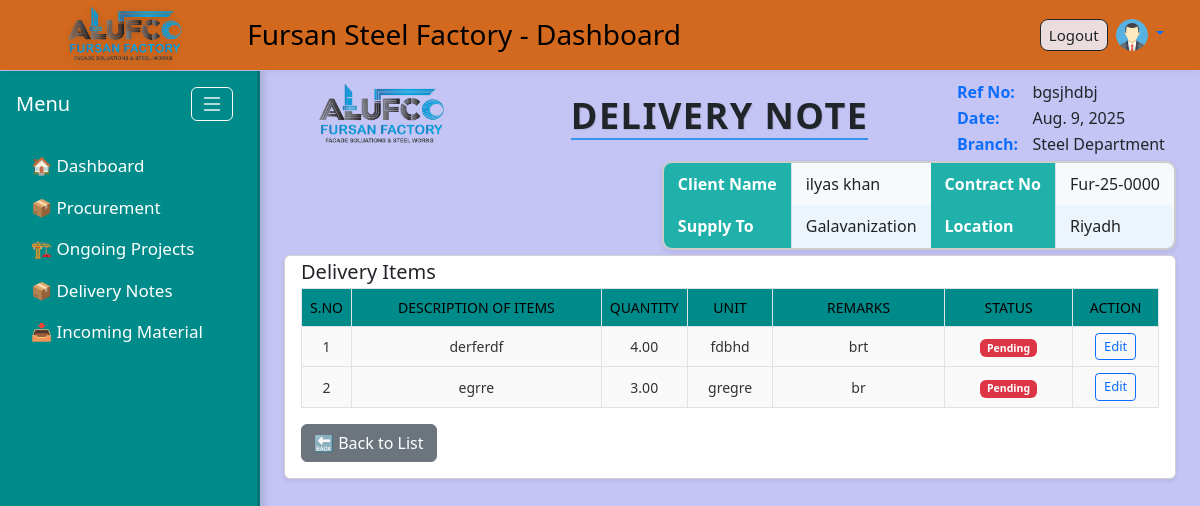
Page /delivery/view/31/ (signed in) on the committed database.
### accounts/models.py (models this page shows, shortened)
class Profile(models.Model):
    user = models.OneToOneField(User, on_delete=models.CASCADE)
    avatar = models.ImageField(upload_to='avatars/', default='avatars/default-avatar.png', blank=True, null=True)

### delivery_notes/models.py (models this page shows, shortened)
class DeliveryNote(models.Model):
    ref_number = models.CharField(max_length=100, blank=True, null=True)
    date = models.DateField()
    status = models.CharField(
        max_length=20,
        choices=[('Pending', 'Pending'), ('Approved', 'Approved')],
        default='Pending'
    )
    branch = models.CharField(max_length=100, default="Steel Department")
    client_name = models.CharField(max_length=255, blank=True)
    contract_no = models.CharField(max_length=255, blank=True)
    supply_to = models.CharField(max_length=255, blank=True)
    location = models.CharField(max_length=255, blank=True)
    pdf_file = models.FileField(upload_to='pdfs/', blank=True, null=True)

class DeliveryItem(models.Model):
    delivery_note = models.ForeignKey(
        DeliveryNote,
        on_delete=models.CASCADE,
        related_name='items'
    )
    description = models.TextField()
    quantity = models.DecimalField(max_digits=10, decimal_places=2)
    unit = models.CharField(max_length=50)
    remarks = models.CharField(max_length=255, blank=True)

### delivery_notes/views.py (the view)
# urls.py: path('view/<int:pk>/', views.view_delivery_note, name='view_delivery_note'),
@login_required
def view_delivery_note(request, pk):
    note = get_object_or_404(DeliveryNote, pk=pk)
    return render(request, 'delivery_notes/view.html', {'note': note})

### templates/delivery_notes/view.html (shortened to what this page needs)
{% extends 'base.html' %}
{% load static %}
{% block content %}
<div class="d-flex justify-content-between align-items-start mb-1">
    <div style="margin-top: -34px;">
        <img src="{% static 'images/udadateone.png' %}" alt="Logo"  style="height:110px;">
    </div>
    <h4 class="text-center text-dark passionate-title">
    Delivery Note
</h4>
   <table class="text-dark" style="min-width: 220px; margin-top: -15px;">
    <tr>
        <td class="text-primary fw-semibold pe-2">Ref No:</td>
        <td class="text-dark">{{ note.ref_number }}</td>
    </tr>
    <tr>
        <td class="text-primary fw-semibold pe-2">Date:</td>
        <td class="text-dark">{{ note.date }}</td>
    </tr>
    <tr>
        <td class="text-primary fw-semibold pe-2">Branch:</td>
        <td class="text-dark">{{ note.branch }}</td>
    </tr>
</table>
</div>
<div  style="display: flex; justify-content: flex-end;">
    <table class="client-info-table">
        <tbody>
            <tr>
                <th>Client Name</th>
                <td>{{ note.client_name }}</td>
                <th>Contract No</th>
                <td>{{ note.contract_no }}</td>
            </tr>
            <tr>
                <th>Supply To</th>
                <td>{{ note.supply_to }}</td>
                <th>Location</th>
                <td>{{ note.location }}</td>
            </tr>
        </tbody>
    </table>
</div>
<div class="card shadow-sm pt-1 px-3 pb-3">
    <h5 class="mb-1 text-dark">Delivery Items</h5>
    <table class="table table-bordered mb-0">
        <thead class="table delivery-details-table">
            <tr>
                <th style="width:5%;">S.No</th>
                <th>Description of Items</th>
                <th style="width:10%;">Quantity</th>
                <th style="width:10%;">Unit</th>
                <th style="width:20%;">Remarks</th>
                <th style="width:15%;">Status</th>
                <th style="width:10%;">Action</th>
            </tr>
        </thead>
        <tbody class="delivery-details-table">
            {% for item in note.items.all %}
            <tr>
                <td>{{ forloop.counter }}</td>
                <td>{{ item.description }}</td>
                <td>{{ item.quantity }}</td>
                <td>{{ item.unit }}</td>
                <td>{{ item.remarks }}</td>
                <td>
                    {% if note.status == "Pending" %}
                        <span class="badge bg-danger">Pending</span>
                    {% else %}
                        <span class="badge bg-success">Approved</span>
                    {% endif %}
                </td>
                <td>
                    <a href="{% url 'edit_delivery_note' note.pk %}" class="btn btn-sm btn-outline-primary">
                        Edit
                    </a>
                </td>
            </tr>
            {% empty %}
            <tr>
                <td colspan="8" class="text-center text-muted">
                    No delivery items added.
                </td>
            </tr>
            {% endfor %}
        </tbody>
    </table>
    <div class="d-flex gap-2 mt-3">
        <a href="{% url 'delivery_notes_list' %}" class="btn btn-secondary">
            🔙 Back to List
        </a>
    </div>
</div>
{% endblock %}

### templates/base.html (shortened to what this page needs)
{% load static %}
<!DOCTYPE html>
<html lang="en">
<head>
    <link rel="stylesheet" href="https://cdn.jsdelivr.net/npm/bootstrap@5.3.0/dist/css/bootstrap.min.css">
    <link href="https://cdn.jsdelivr.net/npm/bootstrap-icons@1.10.5/font/bootstrap-icons.css" rel="stylesheet">
    <link rel="stylesheet" href="{% static 'css/custom.css' %}">
</head>
<body>
<header class="custom-header px-4">
    <div class="container-fluid">
        <div class="d-flex justify-content-between align-items-center">
            <div class="d-flex align-items-center">
                <img src="{% static 'images/udadateone.png' %}" alt="Company Logo" class="logo-img">
                <h3 class="mb-0 ms-2">Fursan Steel Factory - Dashboard</h3>
            </div>
           {% if user.is_authenticated %}
            <div class="d-flex align-items-center gap-2 position-relative">
                <form method="post" action="{% url 'logout' %}" class="mb-0">
                    <button type="submit" class="btn btn-outline-dark btn-sm px-2 py-1">Logout</button>
                </form>
                <div class="dropdown">
                    <a href="#" class="d-block dropdown-toggle" id="userDropdown" data-bs-toggle="dropdown" aria-expanded="false">
                        {% if user.profile.avatar %}
                            <img
                                src="{{ user.profile.avatar.url }}"
                                alt="Avatar"
                                class="rounded-circle avatar-hover"
                                style="width:32px; height:32px; cursor:pointer;"
                                title="{{ user.get_full_name|default:user.username }}"
                            >
                        {% endif %}
                    </a>
                </div>
            </div>
            {% else %}
            <a href="{% url 'login' %}" class="btn btn-primary btn-sm">Login</a>
            {% endif %}
        </div>
    </div>
</header>
    <div class="d-flex">
       <nav id="sidebar" class="vh-100">
            <div class="d-flex justify-content-between align-items-center px-3 mb-4">
                <h5 class="text-white mb-0">Menu</h5>
                <button id="sidebarToggle" class="btn btn-outline-light" title="Toggle Menu">
                    <i class="bi bi-list fs-4"></i>
                </button>
            </div>
            <ul class="nav flex-column">
               <li class="nav-item">
                    <a class="nav-link text-white" href="{% url 'dashboard' %}" title="Dashboard">
                        🏠 <span class="label-text">Dashboard</span>
                    </a>
                </li>
                    <li class="nav-item">
                        <a class="nav-link text-white"
                           data-bs-toggle="collapse"
                           href="#procurementSubmenu"
                           role="button"
                           aria-expanded="false"
                           aria-controls="procurementSubmenu">
                            📦 Procurement
                        </a>
                    </li>
                <li class="nav-item">
                    <a class="nav-link text-white"
                        data-bs-toggle="collapse"
                        href="#ongoingSubmenu"
                        role="button"
                        aria-expanded="true"
                        aria-controls="ongoingSubmenu">
                        🏗 <span class="label-text">Ongoing Projects</span>
                    </a>
                </li>
                <li class="nav-item">
                    <a class="nav-link text-white"
                        data-bs-toggle="collapse"
                        href="#deliverySubmenu"
                        role="button"
                        aria-expanded="false"
                        aria-controls="deliverySubmenu">
                         📦 <span class="label-text">Delivery Notes</span>
                    </a>
                </li>
                <li class="nav-item">
                    <a class="nav-link text-white"
                        data-bs-toggle="collapse"
                        href="#incomingSubmenu"
                        role="button"
                        aria-expanded="false"
                        aria-controls="incomingSubmenu">
                        📥 <span class="label-text">Incoming Material</span>
                    </a>
                </li>
            </ul>
    </nav>
    <main class="flex-grow-1 p-4">
        {% block content %}
        {% endblock %}
    </main>
</div>
</body>
</html>

### static/css/custom.css (style rules this page uses)
body { background-color: #c4c4f5; color: #ffffff; padding-top: 70px; }
.custom-header { background-color: chocolate; color: #000; height: 70px; display: flex; align-items: center; position: fixed; top: 0; width: 100%; z-index: 1000; box-shadow: 0 2px 8px rgba(0,0,0,0.05); }
.dropdown > a { text-decoration: none !important; }
.passionate-title { font-size: 36px; font-weight: 700; text-transform: uppercase; letter-spacing: 1.5px; color: #0c2d57; border-bottom: 2px solid #3791eb; display: inline-block; padding-bottom: 1px; text-shadow: 1px 1px 1px rgba(0, 0, 0, 0.1); }
.logo-img { height: 100px !important; width: auto; margin-right: 10px; object-fit: contain; image-rendering: -webkit-optimize-contrast; image-rendering: crisp-edges; filter: drop-shadow(0 2px 4px rgba(0, 0, 0, 0.15)); border-radius: 6px; display: block; }
#sidebar { min-height: 100vh; position: fixed; top: 71px; left: 0; width: 260px; max-width: 260px; padding-top: 1rem; overflow-y: auto; background-color: darkcyan; box-shadow: 5px 0 6px rgba(0, 0, 0, 0.1); border-right: 3px solid rgba(0, 0, 0, 0.15); transition: width 0.3s ease; z-index: 100; }
main.flex-grow-1 { margin-left: 260px; padding: 1rem; transition: margin-left 0.3s ease; }
#sidebar .nav-link { color: #140909; margin-left: 15px; font-size: 17px; transition: all 0.2s ease; }
#sidebar ul.nav li.nav-item a { white-space: nowrap; }
#sidebar { transition: width 0.3s ease; }
#sidebar button#sidebarToggle { padding: 0.25rem 0.5rem; font-size: 1rem; line-height: 1; margin-right: 0.5rem; }
.custom-header .btn { font-weight: 500; border-radius: 8px; padding: 6px 14px; font-size: 15px; background-color: rgb(235, 221, 221); }
.client-info-table { width: 100%; max-width: 500px; border-collapse: separate; border-spacing: 0; font-family: 'Segoe UI', Tahoma, Geneva, Verdana, sans-serif; color: #222; margin: -13px 0 5px 0; border: 2px solid #ccc; border-radius: 10px; overflow: hidden; box-shadow: 0 2px 6px rgba(0, 0, 0, 0.08); }
.client-info-table th, .client-info-table td { padding: 10px 14px; text-align: left; vertical-align: middle; line-height: 1.4; height: 42px; white-space: nowrap; }
.client-info-table th { background-color: lightseagreen; color: #ffffff; font-weight: 600; width: 160px; border-right: 1px solid #d3e0f0; }
.client-info-table td { background-color: #f7fafd; color: #222; }
.client-info-table tr:nth-child(even) td { background-color: #edf5fc; }
.delivery-details-table th { color: #000000 !important; font-weight: 500 !important; text-transform: uppercase; font-size: 13px; text-align: center; background-color: darkcyan; }
.delivery-details-table td { background-color: #f9f9f9; color: #333; padding: 6px; vertical-align: middle; font-size: 16px; text-align: center; }
.table-bordered, .table-bordered th, .table-bordered td { border: 1px solid #dee2e6; }
.d-flex { display: flex; gap: 12px; flex-wrap: wrap; }
td { vertical-align: middle; }
.table td, .table th { vertical-align: middle; font-size: 14px; }
.btn-sm { padding: 3px 8px; font-size: 13px; }

### rows in the picture
DeliveryNote: ref_number "bgsjhdbj", date "Aug. 9, 2025", branch "Steel Department", client_name "ilyas khan", contract_no "Fur-25-0000", supply_to "Galavanization", location "Riyadh"
DeliveryItem: description "derferdf", quantity "4.00", unit "fdbhd", remarks "brt"
DeliveryItem: description "egrre", quantity "3.00", unit "gregre", remarks "br"
